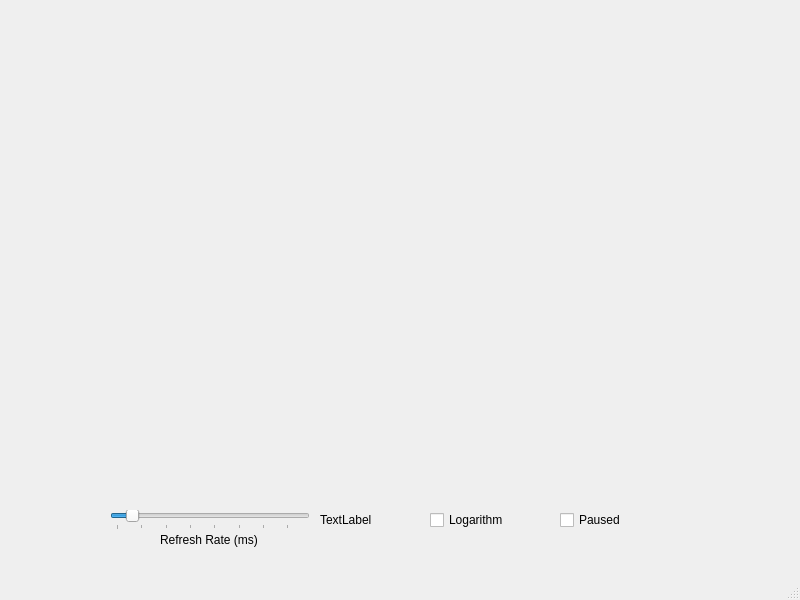
<?xml version="1.0" encoding="UTF-8"?>
<ui version="4.0">
 <class>MainWindow</class>
 <widget class="QMainWindow" name="MainWindow">
  <property name="geometry">
   <rect>
    <x>0</x>
    <y>0</y>
    <width>800</width>
    <height>600</height>
   </rect>
  </property>
  <property name="windowTitle">
   <string>MainWindow</string>
  </property>
  <widget class="QWidget" name="centralwidget">
   <widget class="QCustomPlot" name="graph" native="true">
    <property name="geometry">
     <rect>
      <x>10</x>
      <y>10</y>
      <width>771</width>
      <height>481</height>
     </rect>
    </property>
   </widget>
   <widget class="QCheckBox" name="updateGraph">
    <property name="geometry">
     <rect>
      <x>560</x>
      <y>500</y>
      <width>100</width>
      <height>40</height>
     </rect>
    </property>
    <property name="text">
     <string>Paused</string>
    </property>
   </widget>
   <widget class="QLabel" name="sliderLabel">
    <property name="geometry">
     <rect>
      <x>320</x>
      <y>510</y>
      <width>70</width>
      <height>20</height>
     </rect>
    </property>
    <property name="text">
     <string>TextLabel</string>
    </property>
   </widget>
   <widget class="QLabel" name="label">
    <property name="geometry">
     <rect>
      <x>160</x>
      <y>530</y>
      <width>111</width>
      <height>20</height>
     </rect>
    </property>
    <property name="text">
     <string>Refresh Rate (ms)</string>
    </property>
   </widget>
   <widget class="QCheckBox" name="checkBox">
    <property name="geometry">
     <rect>
      <x>430</x>
      <y>510</y>
      <width>85</width>
      <height>20</height>
     </rect>
    </property>
    <property name="text">
     <string>Logarithm</string>
    </property>
   </widget>
   <widget class="QSlider" name="horizontalSlider">
    <property name="geometry">
     <rect>
      <x>110</x>
      <y>510</y>
      <width>200</width>
      <height>20</height>
     </rect>
    </property>
    <property name="minimum">
     <number>20</number>
    </property>
    <property name="maximum">
     <number>400</number>
    </property>
    <property name="singleStep">
     <number>10</number>
    </property>
    <property name="pageStep">
     <number>100</number>
    </property>
    <property name="sliderPosition">
     <number>50</number>
    </property>
    <property name="orientation">
     <enum>Qt::Horizontal</enum>
    </property>
    <property name="tickPosition">
     <enum>QSlider::TicksBelow</enum>
    </property>
    <property name="tickInterval">
     <number>50</number>
    </property>
   </widget>
  </widget>
  <widget class="QMenuBar" name="menubar">
   <property name="geometry">
    <rect>
     <x>0</x>
     <y>0</y>
     <width>800</width>
     <height>24</height>
    </rect>
   </property>
  </widget>
  <widget class="QStatusBar" name="statusbar"/>
 </widget>
 <customwidgets>
  <customwidget>
   <class>QCustomPlot</class>
   <extends>QWidget</extends>
   <header location="global">qcustomplot.h</header>
   <container>1</container>
  </customwidget>
 </customwidgets>
 <resources/>
 <connections/>
</ui>
